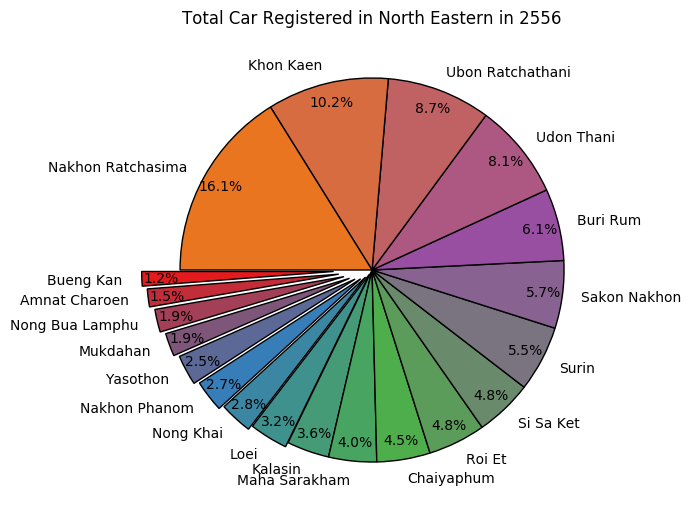

Recreate this plot in Python.
"""
Pie chart by the total registering cars.
"""
from pylab import *
from matplotlib import cm
def total_east_pie_chart():
    # make a square figure and axes
    figure(1, figsize=(6,6))
    ax = axes([0.1, 0.1, 0.8, 0.8])
    # The slices will be ordered and plotted counter-clockwise.
    labels = 'Bueng Kan', 'Amnat Charoen', 'Nong Bua Lamphu', 'Mukdahan', 'Yasothon', 'Nakhon Phanom', 'Nong Khai', 'Loei','Kalasin','Maha Sarakham','Chaiyaphum', 'Roi Et', 'Si Sa Ket', 'Surin', 'Sakon Nakhon', 'Buri Rum','Udon Thani', 'Ubon Ratchathani', 'Khon Kaen', 'Nakhon Ratchasima'
    fracs = [98111,121165,154225,155442,203899,213657,221173,259646,285970,323476,360326,387544,387703,444978,456473,485829,645826,701817,820245,1293523]
    cs=cm.Set1(np.arange(40)/40.)
    explode = (0.2, 0.175, 0.15, 0.125, 0.1, 0.075, 0.05, 0.025, 0, 0, 0, 0, 0, 0, 0, 0, 0, 0, 0, 0)
    pie(fracs, labels=labels, autopct='%1.1f%%',shadow=False, explode=explode, startangle=180, colors=cs, pctdistance=.9)
    title('Total Car Registered in North Eastern in 2556')
    show()
total_east_pie_chart()
